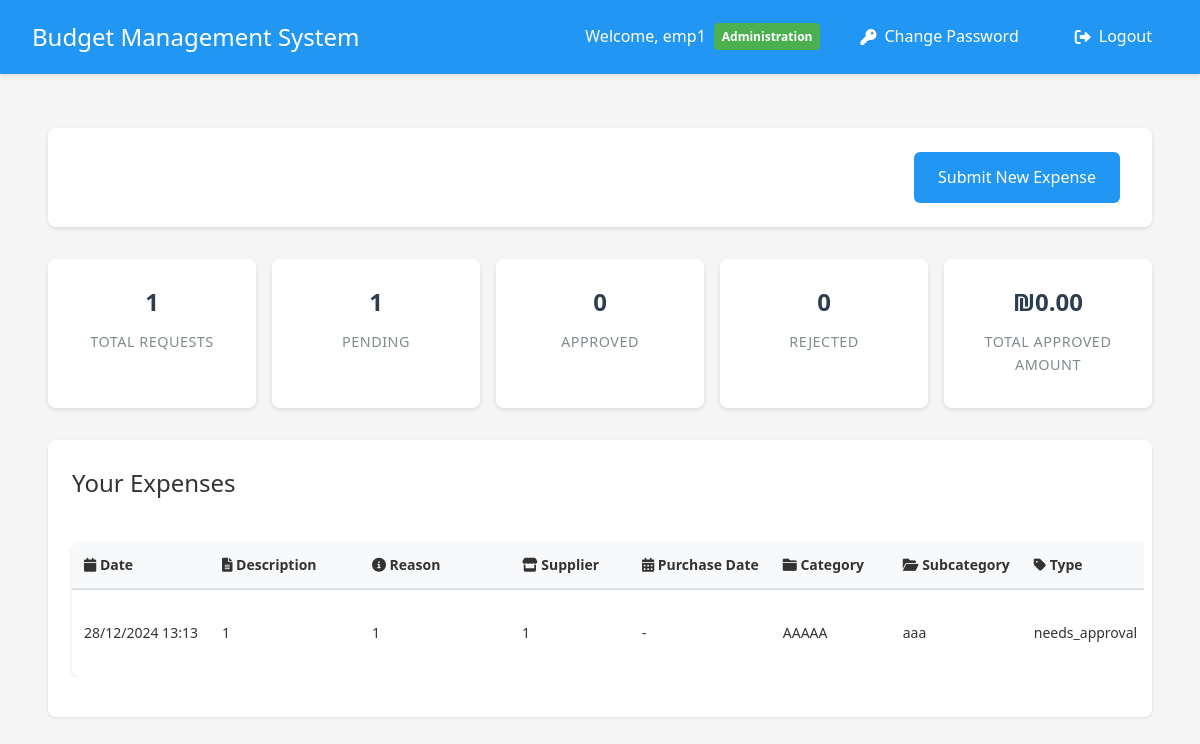
Page /employee/dashboard (signed in) on the committed database.
### app.py (models this page shows, shortened)
class User(UserMixin, db.Model):
    __tablename__ = 'user'
    id = db.Column(db.Integer, primary_key=True)
    username = db.Column(db.String(80), unique=True, nullable=False)
    email = db.Column(db.String(120), unique=False, nullable=False)
    password = db.Column(db.String(120), nullable=False)
    is_manager = db.Column(db.Boolean, default=False)
    is_admin = db.Column(db.Boolean, default=False)
    is_accounting = db.Column(db.Boolean, default=False)
    status = db.Column(db.String(20), default='active')  # active, inactive, pending
    department_id = db.Column(db.Integer, db.ForeignKey('department.id'))
    home_department = db.relationship('Department',
                                    foreign_keys=[department_id],
                                    back_populates='employees')
    managed_departments = db.relationship('Department',
                                       secondary=manager_departments,
                                       backref=db.backref('department_managers', lazy='dynamic'))
    submitted_expenses = db.relationship('Expense',
                                       primaryjoin='User.id==Expense.user_id',
                                       backref='submitter',
                                       lazy=True)
    handled_expenses = db.relationship('Expense',
                                     primaryjoin='User.id==Expense.manager_id',
                                     backref='handler',
                                     lazy=True)

class Department(db.Model):
    __tablename__ = 'department'
    id = db.Column(db.Integer, primary_key=True)
    name = db.Column(db.String(100), nullable=False)
    budget = db.Column(db.Float, default=0.0)
    employees = db.relationship('User', foreign_keys='User.department_id', back_populates='home_department')
    categories = db.relationship('Category', backref='department', lazy=True)

class Expense(db.Model):
    __tablename__ = 'expense'
    id = db.Column(db.Integer, primary_key=True)
    amount = db.Column(db.Float, nullable=False)
    description = db.Column(db.String(200))
    reason = db.Column(db.String(500))
    type = db.Column(db.String(50), nullable=False, default='needs_approval')
    date = db.Column(db.DateTime, nullable=False, default=datetime.utcnow)
    status = db.Column(db.String(20), default='pending')
    user_id = db.Column(db.Integer, db.ForeignKey('user.id'), nullable=False)
    subcategory_id = db.Column(db.Integer, db.ForeignKey('subcategory.id'), nullable=False)
    quote_filename = db.Column(db.String(255))
    invoice_filename = db.Column(db.String(255))
    receipt_filename = db.Column(db.String(255))
    manager_id = db.Column(db.Integer, db.ForeignKey('user.id'), nullable=True)
    handled_at = db.Column(db.DateTime, nullable=True)
    rejection_reason = db.Column(db.String(500))
    is_paid = db.Column(db.Boolean, default=False)  # New field to track payment status
    paid_by_id = db.Column(db.Integer, db.ForeignKey('user.id'), nullable=True)  # New field to track who marked as paid
    paid_at = db.Column(db.DateTime, nullable=True)  # New field to track when marked as paid
    supplier_name = db.Column(db.String(255))  # New field for supplier name
    purchase_date = db.Column(db.DateTime, nullable=True)  # New field for purchase date
    payment_method = db.Column(db.String(50), default='credit')  # Payment method: credit/transfer
    paid_by = db.relationship('User',
                            foreign_keys=[paid_by_id],
                            backref=db.backref('paid_expenses', lazy='dynamic'))

class Category(db.Model):
    __tablename__ = 'category'
    id = db.Column(db.Integer, primary_key=True)
    name = db.Column(db.String(100), nullable=False)
    budget = db.Column(db.Float, default=0.0)
    department_id = db.Column(db.Integer, db.ForeignKey('department.id'), nullable=False)
    subcategories = db.relationship('Subcategory', backref='category', lazy=True)

class Subcategory(db.Model):
    __tablename__ = 'subcategory'
    id = db.Column(db.Integer, primary_key=True)
    name = db.Column(db.String(100), nullable=False)
    budget = db.Column(db.Float, default=0.0)
    category_id = db.Column(db.Integer, db.ForeignKey('category.id'), nullable=False)
    expenses = db.relationship('Expense', backref='subcategory', lazy=True)

### app.py (the view)
@app.route('/employee/dashboard')
@login_required
def employee_dashboard():
    if current_user.is_manager:
        return redirect(url_for('manager_dashboard'))
    expenses = Expense.query.filter_by(user_id=current_user.id).order_by(Expense.date.desc()).all()
    total_requests = len(expenses)
    pending_requests = sum(1 for e in expenses if e.status == 'pending')
    approved_requests = sum(1 for e in expenses if e.status == 'approved')
    rejected_requests = sum(1 for e in expenses if e.status == 'rejected')
    total_approved_amount = sum(e.amount for e in expenses if e.status == 'approved')
    return render_template('employee_dashboard.html',
                         expenses=expenses,
                         total_requests=total_requests,
                         pending_requests=pending_requests,
                         approved_requests=approved_requests,
                         rejected_requests=rejected_requests,
                         total_approved_amount=total_approved_amount)

### app.py (called while the page is built)
@login_manager.user_loader
def load_user(user_id):
    user = User.query.get(int(user_id))
    if user and user.status == 'inactive':
        return None
    return user

### templates/employee_dashboard.html (shortened to what this page needs)
{% extends "base.html" %}
{% block content %}
<div class="container">
    <header class="dashboard-header">
        <div class="user-info">
            <p>Department: {{ current_user.home_department.name if current_user.home_department else 'No Department' }}</p>
        </div>
        <div class="header-actions">
            <a href="{{ url_for('submit_expense') }}" class="button primary">Submit New Expense</a>
        </div>
    </header>
    <div class="stats-summary">
        <div class="stat-card">
            <div class="stat-value">{{ total_requests }}</div>
            <div class="stat-label">Total Requests</div>
        </div>
        <div class="stat-card">
            <div class="stat-value">{{ pending_requests }}</div>
            <div class="stat-label">Pending</div>
        </div>
        <div class="stat-card">
            <div class="stat-value">{{ approved_requests }}</div>
            <div class="stat-label">Approved</div>
        </div>
        <div class="stat-card">
            <div class="stat-value">{{ rejected_requests }}</div>
            <div class="stat-label">Rejected</div>
        </div>
        <div class="stat-card">
            <div class="stat-value">₪{{ "%.2f"|format(total_approved_amount) }}</div>
            <div class="stat-label">Total Approved Amount</div>
        </div>
    </div>
    <div class="card">
        <h2>Your Expenses</h2>
        <div class="table-responsive">
            <table>
                <thead>
                    <tr>
                        <th><i class="fas fa-calendar"></i> Date</th>
                        <th><i class="fas fa-file-alt"></i> Description</th>
                        <th><i class="fas fa-info-circle"></i> Reason</th>
                        <th><i class="fas fa-store"></i> Supplier</th>
                        <th><i class="fas fa-calendar-alt"></i> Purchase Date</th>
                        <th><i class="fas fa-folder"></i> Category</th>
                        <th><i class="fas fa-folder-open"></i> Subcategory</th>
                        <th><i class="fas fa-tag"></i> Type</th>
                    </tr>
                </thead>
                <tbody>
                    {% for expense in expenses %}
                    <tr>
                        <td title="{{ expense.date.strftime('%d/%m/%Y %H:%M:%S') }}">{{ expense.date.strftime('%d/%m/%Y %H:%M') }}</td>
                        <td>{{ expense.description }}</td>
                        <td>{{ expense.reason }}</td>
                        <td>{{ expense.supplier_name if expense.supplier_name else '-' }}</td>
                        <td>{{ expense.purchase_date.strftime('%d/%m/%Y') if expense.purchase_date else '-' }}</td>
                        <td>{{ expense.subcategory.category.name if expense.subcategory else '-' }}</td>
                        <td>{{ expense.subcategory.name if expense.subcategory else '-' }}</td>
                        <td>{{ expense.type }}</td>
                    </tr>
                    {% endfor %}
                </tbody>
            </table>
        </div>
    </div>
</div>
{% endblock %}

### templates/base.html (shortened to what this page needs)
<!DOCTYPE html>
<html lang="en">
<head>
    <link rel="stylesheet" href="{{ url_for('static', filename='style.css') }}">
    <link href="https://cdnjs.cloudflare.com/ajax/libs/font-awesome/6.0.0/css/all.min.css" rel="stylesheet">
</head>
<body>
    <nav class="navbar">
        <div class="nav-brand">Budget Management System</div>
        <div class="nav-items">
            {% if current_user.is_authenticated %}
                <span class="user-info">
                    Welcome, {{ current_user.username }}
                    {% if current_user.home_department %}
                        <span class="badge department">{{ current_user.home_department.name }}</span>
                    {% endif %}
                </span>
                <a href="{{ url_for('change_password') }}" class="nav-link">
                    <i class="fas fa-key"></i> Change Password
                </a>
                <a href="{{ url_for('logout') }}" class="nav-link">
                    <i class="fas fa-sign-out-alt"></i> Logout
                </a>
            {% else %}
                <a href="{{ url_for('login') }}" class="nav-link">
                    <i class="fas fa-sign-in-alt"></i> Login
                </a>
            {% endif %}
        </div>
    </nav>
    <div class="content">
        {% block content %}{% endblock %}
    </div>
</body>
</html>

### static/style.css (style rules this page uses)
:root { --primary-color: #2196F3; --secondary-color: #FFC107; --success-color: #4CAF50; --danger-color: #f44336; --text-color: #333; --bg-color: #f5f5f5; --card-bg: #ffffff; --background-light: #f8f9fa; }
* { margin: 0; padding: 0; box-sizing: border-box; transition: all 0.3s ease; }
body { font-family: 'Segoe UI', Roboto, Arial, sans-serif; background-color: var(--bg-color); color: var(--text-color); line-height: 1.6; }
.container { max-width: 1200px; margin: 0 auto; padding: 1rem; }
header { background-color: var(--card-bg); padding: 1rem 2rem; box-shadow: 0 2px 4px rgba(0,0,0,0.1); margin-bottom: 2rem; border-radius: 8px; display: flex; justify-content: space-between; align-items: center; }
.dashboard-header { background-color: var(--card-bg); padding: 1.5rem 2rem; box-shadow: 0 2px 4px rgba(0,0,0,0.1); margin-bottom: 2rem; border-radius: 8px; display: flex; justify-content: space-between; align-items: center; }
h2 { color: var(--text-color); font-weight: 500; margin-bottom: 1rem; }
.card { background-color: var(--card-bg); border-radius: 8px; box-shadow: 0 2px 4px rgba(0,0,0,0.1); padding: 2rem; margin-bottom: 2rem; }
.button, button { display: inline-flex; align-items: center; justify-content: center; padding: 0.8rem 1.5rem; border: none; border-radius: 6px; font-size: 1rem; font-weight: 500; cursor: pointer; text-decoration: none; transition: transform 0.2s ease, box-shadow 0.2s ease; }
.button.primary { background-color: var(--primary-color); color: white; }
table { width: 100%; border-collapse: separate; border-spacing: 0; margin-top: 1.5rem; background-color: var(--card-bg); border-radius: 8px; overflow: hidden; box-shadow: 0 2px 4px rgba(0,0,0,0.1); }
th, td { padding: 1rem; text-align: left; border-bottom: 1px solid #e0e0e0; }
th { background-color: #f8f9fa; font-weight: 600; color: var(--text-color); }
tr:last-child td { border-bottom: none; }
.header-actions { display: flex; gap: 1rem; align-items: center; }
.stat-label { display: block; color: #666; font-size: 0.875rem; margin-bottom: 0.5rem; }
.stat-value { display: block; font-size: 1.5rem; font-weight: 500; color: var(--text-color); }
.navbar { background-color: var(--primary-color); padding: 1rem 2rem; color: white; display: flex; justify-content: space-between; align-items: center; box-shadow: 0 2px 4px rgba(0,0,0,0.1); position: fixed; top: 0; left: 0; right: 0; z-index: 1000; }
.nav-brand { font-size: 1.5rem; font-weight: 500; }
.nav-items { display: flex; align-items: center; gap: 1rem; }
.user-info { display: flex; align-items: center; gap: 0.5rem; }
.badge { background-color: var(--secondary-color); color: var(--text-color); padding: 0.25rem 0.5rem; border-radius: 4px; font-size: 0.8rem; font-weight: 500; }
.nav-link { color: white; text-decoration: none; padding: 0.5rem 1rem; border-radius: 4px; transition: background-color 0.3s; display: flex; align-items: center; gap: 0.5rem; }
.nav-link i { font-size: 1rem; }
.content { padding: 2rem; margin-top: 80px; }

### templates/base.html (style rules this page uses)
.navbar { background-color: #2196F3; padding: 1rem 2rem; box-shadow: 0 2px 4px rgba(0,0,0,0.1); display: flex; justify-content: space-between; align-items: center; }
.nav-brand { color: white; font-size: 1.5rem; font-weight: 500; }
.nav-items { display: flex; align-items: center; gap: 1.5rem; }
.nav-link { color: white; text-decoration: none; padding: 0.5rem 1rem; border-radius: 4px; transition: background-color 0.3s; }
.user-info { color: white; display: flex; align-items: center; gap: 0.5rem; }
.badge { padding: 4px 8px; border-radius: 4px; font-size: 0.85em; font-weight: 500; background-color: rgba(255,255,255,0.2); color: white; }
.badge.department { background-color: #4CAF50; }

### rows in the picture
User: username "emp1"
Department: home_department.name "Administration"
Expense: date "28/12/2024 13:13", description "1", reason "1", supplier_name "1", purchase_date "-", subcategory.category "AAAAA", subcategory "aaa", type "needs_approval"

### other values in the picture
{{ total_requests }} "1"
{{ pending_requests }} "1"
{{ approved_requests }} "0"
{{ rejected_requests }} "0"
{{ "%.2f"|format(total_approved_amount) }} "0.00"
